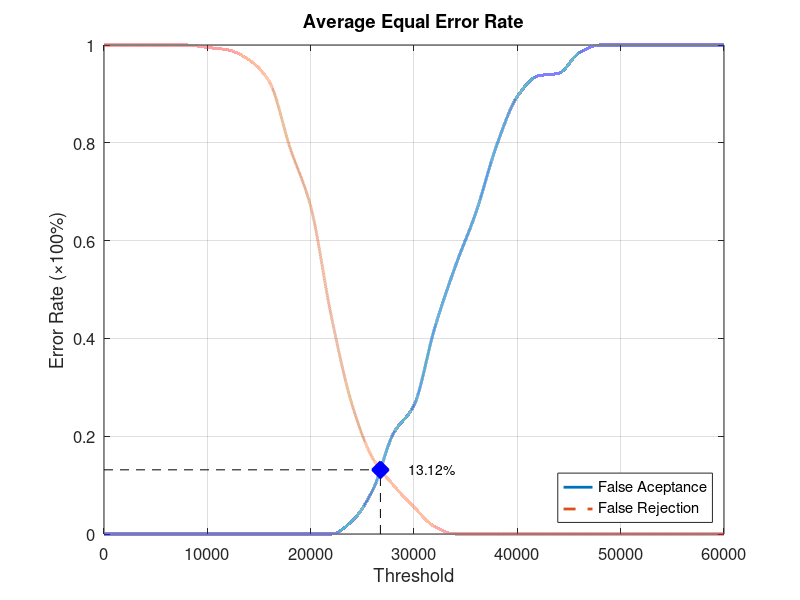
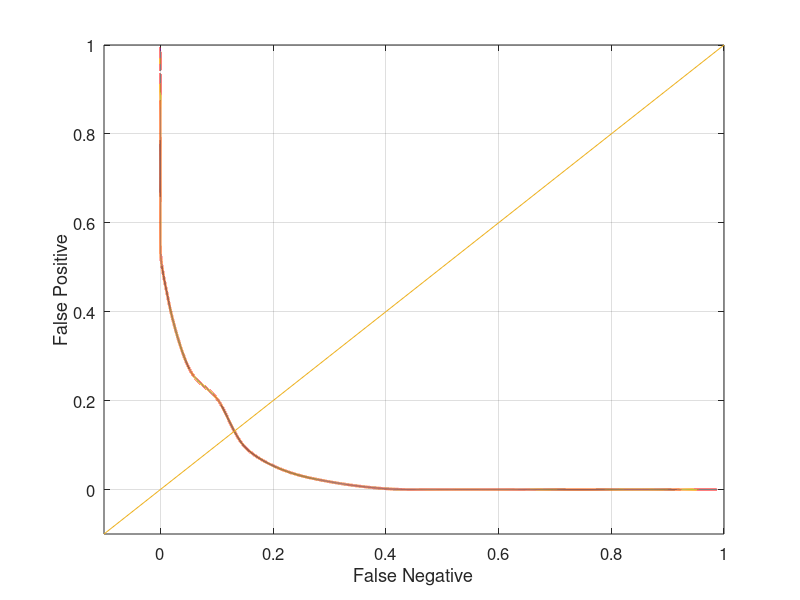

Write the MATLAB code that produced these figures, in order.
function yEER = Database1_3
close all;
clear;
clc;
x = 0:2000:60000;
xq = 0:0.5:60000;

y0 = [0 0 0 0 0 0 0 0 0 0 0 0 0.0263158 0.0894737 0.205263 0.263158 0.421053 0.547368 0.657895 0.794737 0.894737 0.936842 0.942105 0.984211 1 1 1 1 1 1 1];
yy0 = interp1(x, y0, xq, 'pchip');
y1 = [1 1 1 1 1 0.995 0.99 0.97 0.925 0.79 0.67 0.445 0.265 0.155 0.1 0.055 0.015 0 0 0 0 0 0 0 0 0 0 0 0 0 0];
yy1 = interp1(x, y1, xq, 'pchip');

% Calculating EER: 
y2 = abs(y0 - y1);
find(y2 == min(y2))
yy2 = abs(yy0 - yy1);
xEER = find(yy2 == min(yy2));
xEERIndex = xq(xEER) % X-axis EER
yEER = yy0(xEER) % Y-axis EER

main = figure
plot(xq, yy0,'-','LineWidth', 2);	hold on
plot(xq, yy1,'--','LineWidth', 2);	hold on
plot([xEERIndex xEERIndex], [0 yEER], 'k--');	hold on
plot([0 xEERIndex], [yEER yEER], 'k--');	hold on
plot(xEERIndex, yEER, 'bx', 'LineWidth', 10);	hold on
text(xEERIndex + 10 * xEERIndex / 100, yEER, [num2str(round((10000 * yEER)) / 100) '%'])
legend('False Aceptance', 'False Rejection', 'Location', 'SouthEast')
xlabel('Threshold')
ylabel('Error Rate (\times100%)')
title('Average Equal Error Rate')
set(gca, 'FontSize', 12)
axis([0 60000 0 1])
grid on

print(main, 'Database1_3Main', '-dpng');
FNRxFPR = figure('Color', [1 1 1]);
plot(yy1, yy0, '-', yy1, yy0, 'LineWidth', 2);
hold on
y = -0.1:0.1:1
plot(y, y); 
set(gca, 'FontSize', 12)
xlabel('False Negative')
ylabel('False Positive')
axis([-0.1 1 -0.1 1])
set(gca, 'FontSize', 12)
grid on

print(FNRxFPR, 'Database1_3FNRxFPR','-dpng');
end
